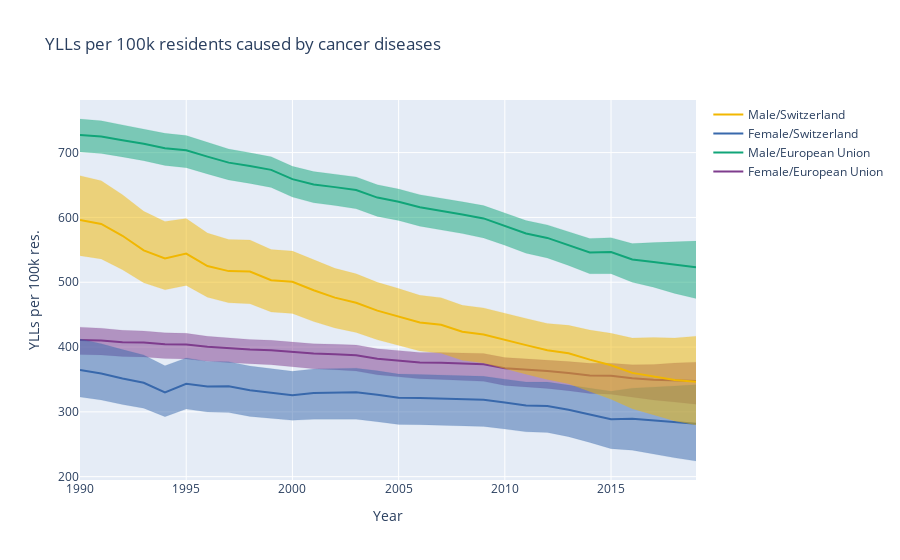

This figure's notebook cell:
### Markdown cell above
**ANALYSIS 3 : YLLS (Years of Life Lost to premature death) in both the European Union and Switzerland from 1990 to 2019**

It is also insightful to examine the YLLS (Years of Life Lost to premature death) attributed to cancer.

### Code cell
fig = go.Figure()
i=0
for location, group_l in data_rate[data_rate.measure_name=='YLLs (Years of Life Lost)'].groupby(['location_name','sex_name','year'])[['val','lower','upper']].mean().reset_index().groupby('location_name'):
    for sex, group_s in group_l.groupby('sex_name'):
        fig.add_trace(go.Scatter(x=group_s['year'], y=group_s['val'], name=f'{sex}/{location}' ,line_color=colors[i],opacity=1))
        fig.add_trace(go.Scatter(x=group_s['year'], y=group_s['lower'], fill=None, mode='lines',hoverinfo='skip',line_color=colors[i],line_width=0.1,showlegend=False))
        fig.add_trace(go.Scatter(x=group_s['year'], y=group_s['upper'], fill='tonexty', mode='lines',hoverinfo='skip',line_color=colors[i],line_width=0.1,showlegend=False))
        i+=1
fig.update_xaxes(title_text="Year")
fig.update_yaxes(title_text="YLLs per 100k res.")
fig.update_layout(hovermode='x unified', title='YLLs per 100k residents caused by cancer diseases')
fig.show()
